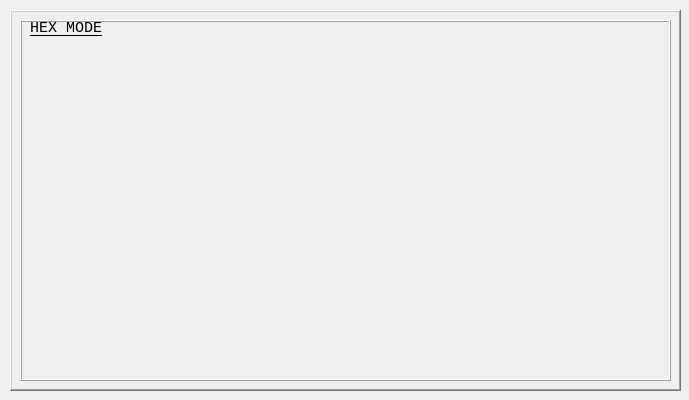
<?xml version="1.0" encoding="UTF-8"?>
<ui version="4.0">
 <class>QtGuiPE_HexModeClass</class>
 <widget class="QWidget" name="QtGuiPE_HexModeClass">
  <property name="geometry">
   <rect>
    <x>0</x>
    <y>0</y>
    <width>689</width>
    <height>400</height>
   </rect>
  </property>
  <property name="windowTitle">
   <string>QtGuiPE_HexMode</string>
  </property>
  <widget class="QFrame" name="frame">
   <property name="geometry">
    <rect>
     <x>10</x>
     <y>10</y>
     <width>671</width>
     <height>381</height>
    </rect>
   </property>
   <property name="frameShape">
    <enum>QFrame::WinPanel</enum>
   </property>
   <property name="frameShadow">
    <enum>QFrame::Raised</enum>
   </property>
   <widget class="QFrame" name="frame_2">
    <property name="geometry">
     <rect>
      <x>10</x>
      <y>10</y>
      <width>651</width>
      <height>361</height>
     </rect>
    </property>
    <property name="frameShape">
     <enum>QFrame::Box</enum>
    </property>
    <property name="frameShadow">
     <enum>QFrame::Raised</enum>
    </property>
    <widget class="QLabel" name="label">
     <property name="geometry">
      <rect>
       <x>10</x>
       <y>0</y>
       <width>91</width>
       <height>16</height>
      </rect>
     </property>
     <property name="font">
      <font>
       <family>Lucida Console</family>
       <pointsize>11</pointsize>
       <underline>true</underline>
      </font>
     </property>
     <property name="text">
      <string>HEX MODE</string>
     </property>
    </widget>
   </widget>
  </widget>
 </widget>
 <layoutdefault spacing="6" margin="11"/>
 <resources>
  <include location="QtGuiPE_HexMode.qrc"/>
 </resources>
 <connections/>
</ui>
